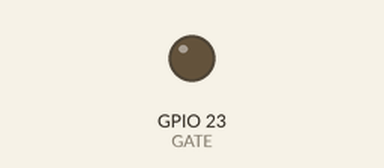
This program was run on a simulated Raspberry Pi (BCM pin numbers). On the bench: output pins drawn as LEDs (lit = HIGH). At 7.0 s the program stops and its outputs stay as they are.

Above: at 0.1 s.
At 2.1 s:
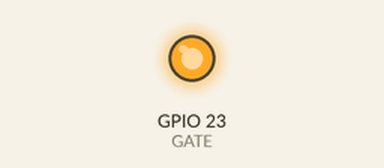
Timing chart, 0 to 8.5 s (numbered marks = the images above):
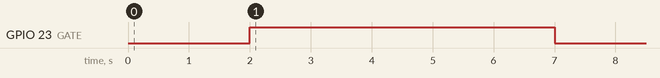

Measured:
- by itself, GPIO 23 (GATE): LOW → HIGH at 2.0 s, → LOW 5.0 s later

The program:

gate.py
```python
import time
import RPi. GPIO as GPIO
from config import GATE, DELAY_GATE

def setup():
    GPIO.setup(GATE, GPIO.OUT)
    GPIO.output(GATE, GPIO.HIGH)

def open_door():
    GPIO.output(GATE, GPIO.LOW)
    time.sleep(DELAY_GATE)
    GPIO.output(GATE, GPIO.HIGH)

def main():
    GPIO.setmode(GPIO.BCM)
    setup()
    try:
        open_door()
        time.sleep(5)  # Keeps the door open for 5 seconds
    finally:
        GPIO.cleanup()

if __name__ == '__main__':
    main()
```

config.py
```python
SYSTEM_PASSWORD = "1234"

OWNER = "carlos@gmail.com"

SECURITY_PASSWORD = "12345678"

HOSTNAME = "10.9.10.17"

TOKEN = '5813859429:AAH1KS33INDbN1LMa2SDALBH53WngdU2aJk'

MAX_DISTANCE = 40
MIN_DISTANCE = 5
QNTD_RECOGNIZE = 1

WAITING_TIME = 6

POTHO_PATH = "./unknown_face/photo.jpg"

ROW_PINS = [20, 26, 16, 19]
COL_PINS = [6, 13, 5]
KEY_MATRIX = [
    ['1', '2', '3'],
    ['4', '5', '6'],
    ['7', '8', '9'],
    ['*', '0', '#']
]

DEBOUNCE_TIME = 0.19

BUTTON_PIN = 2

RED_LED_PIN = 17
GREEN_LED_PIN = 22
TIME_BLINK = 1

REED_SENSOR_PIN = 18

GATE = 23
DELAY_GATE = 2

DELAY_REED = 1
OPEN_TIME = 2

BUZZER_PIN = 21

TRIG_PIN = 4
ECHO_PIN = 27
```
